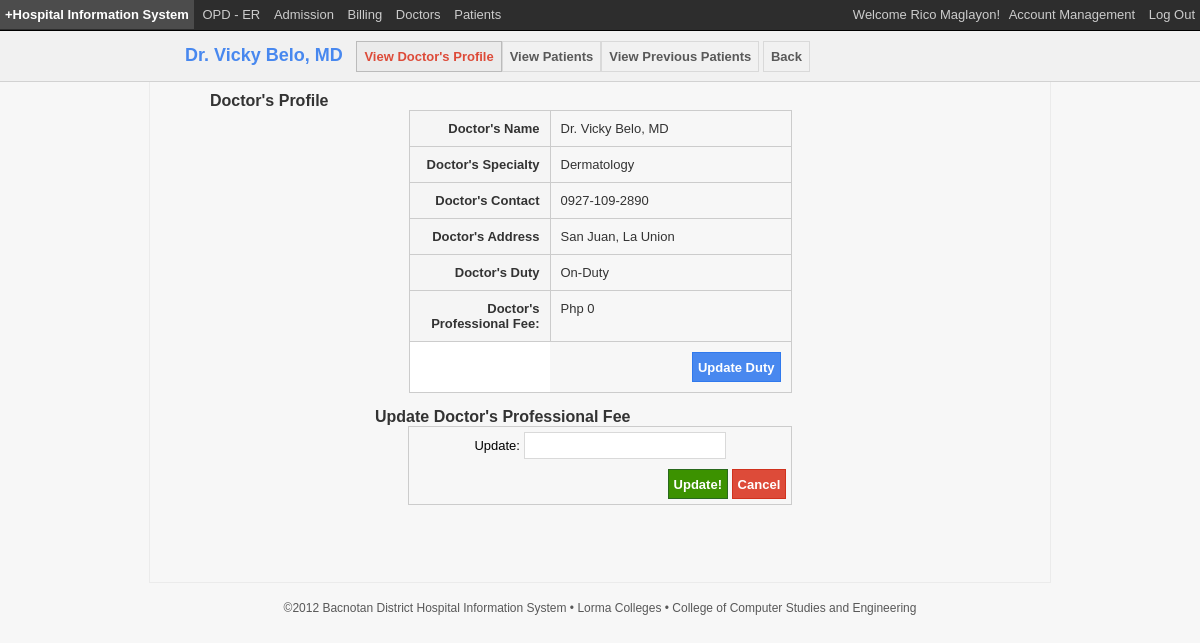
The app's page /viewdoctorprofile.php?did=2 (signed in) with its own data.
### tables this page shows
CREATE TABLE IF NOT EXISTS `tblusers` (
  `uid` int(11) NOT NULL AUTO_INCREMENT,
  `firstname` varchar(30) NOT NULL,
  `lastname` varchar(30) NOT NULL,
  `username` varchar(30) NOT NULL,
  `password` varchar(40) NOT NULL,
  `department` varchar(20) NOT NULL,
  `dateregistered` datetime NOT NULL,
  `lastlogin` datetime NOT NULL,
  PRIMARY KEY (`uid`)
);

CREATE TABLE IF NOT EXISTS `tbldoctors` (
  `did` int(11) NOT NULL AUTO_INCREMENT,
  `firstname` varchar(30) NOT NULL,
  `middlename` varchar(30) NOT NULL,
  `lastname` varchar(30) NOT NULL,
  `title` varchar(10) NOT NULL,
  `specialization` varchar(15) NOT NULL,
  `position` varchar(20) NOT NULL,
  `address` varchar(100) NOT NULL,
  `contact` varchar(15) NOT NULL,
  `duty` varchar(10) NOT NULL,
  `professionalfee` int(11) NOT NULL,
  `dateleave` date NOT NULL,
  `dateregistered` datetime NOT NULL,
  PRIMARY KEY (`did`)
);

### functions/user.func.php (called while the page is built, shortened)
<?php
function logged_in(){
	return isset($_SESSION['securedid']);
}
function getUserInfo($uid){
	$uid = (int)$uid;
	$info = array();
	$query = mysql_query("SELECT * FROM tblusers WHERE uid = '$uid' LIMIT 1");
	while ($row = mysql_fetch_assoc($query)){
		$info[] = array(
					'firstname' => $row['firstname'],
					'lastname' => $row['lastname'],
					'username' => $row['username'],
					'priviledge' => $row['department'],
					'dateregistered' => $row['dateregistered'],
					'lastlogin' => $row['lastlogin']
				);
	}
	return $info;
}
?>

### functions/verification.func.php (called while the page is built, shortened)
<?php
function checkPriviledgeBilling($uid){
	$uid = (int)$uid;
	$query = mysql_query("SELECT COUNT('uid') FROM tblusers WHERE uid = $uid AND department='Billing'");
	return (mysql_result($query, 0) == 1) ? true : false;
}
function checkPriviledgePatientCare($uid){
	$uid = (int)$uid;
	$query = mysql_query("SELECT COUNT('uid') FROM tblusers WHERE uid = $uid AND department='Patient Care'");
	return (mysql_result($query, 0) == 1) ? true : false;
}
?>

### functions/doctor.func.php (called while the page is built, shortened)
<?php
function getDocProf($did){
	$did = (int)$did;
	$drProf = array();
	$drquery = mysql_query("SELECT * FROM tbldoctors WHERE did='$did' LIMIT 1");
	while ($row = mysql_fetch_assoc($drquery)){
		$drProf[] = array(
					'did' => $row['did'],
					'firstname' => $row['firstname'],
					'middlename' => $row['middlename'],
					'lastname' => $row['lastname'],
					'title' => $row['title'],
					'specialization' => $row['specialization'],
					'position' => $row['position'],
					'professionalfee' => $row['professionalfee'],
					'contact' => $row['contact'],
					'address' => $row['address'],
					'duty' => $row['duty']
				);
	}
	return $drProf;
}
?>

### viewdoctorprofile.php (the view, shortened to what this page needs)
<?php
include 'init.php';
$did = $_GET["did"];
$drProf = getDocProf($did);
foreach ($drProf as $dp){
	$firstname = $dp["firstname"];
	$lastname = $dp["lastname"]	;
	$title = $dp["title"];
	$specialty = $dp["specialization"];
	$contact = $dp["contact"];
	$address = $dp["address"];
	$duty = $dp["duty"];
	$professionalfee = $dp["professionalfee"];
}
?>
<!DOCTYPE HTML>
<head>
    <link href="css/styleMain.css" rel="stylesheet" type="text/css">
    <link href="css/styleDocProf.css" rel="stylesheet" type="text/css">
</head>
<body>
	<div id="pageContent">
    	<div id="header"><?php include 'templates/header.php'?></div>
        <div id="menuholder"><?php include 'menuholder/docpagemenu.php'?></div>
        <div id="mainContent" class="clearfix">
        <?php
		$page_dir = 'drprof';
		if (!empty($_GET['tab'])){
			$pages = scandir($page_dir, 0);
			unset($pages[0], $pages[1]);
			$p = $_GET['tab'];
			if(in_array($p.'.inc.php',$pages)){
				include ($page_dir.'/'.$p.'.inc.php');
			}else{
				header("Location: pagenotfound.php");
				exit();
			}
		}else{
			include ($page_dir.'/docprof.inc.php');
		}
		?>
        </div>
        <div id="footer"><?php include 'templates/footer.php'?></div>
    </div>
</body>
</html>

### templates/header.php
<span class="leftMenu">
	<a href="index.php" id="headerTitle"><b>+Hospital Information System</b></a>
<?php if (logged_in()){ ?>
    <a href="opd-er.php">OPD - ER</a>
    <a href="admission.php">Admission</a>
	<?php if(checkPriviledgePatientCare($_SESSION["uid"])===false){?>
    <a href="billing.php">Billing</a>
    <a href="doctors.php">Doctors</a>
	<?php } ?>
	<a href="patients.php">Patients</a>
<?php }?>
</span>
<?php
if (logged_in()){
	$fl = getUserInfo($_SESSION["uid"]);
	foreach ($fl as $r){
		$ufirstname = $r["firstname"];
		$ulastname = $r["lastname"];
	}
?>
<span class="rightMenu">
	Welcome <?php echo $ufirstname;?> <?php echo $ulastname;?>!
	<a href="accountmgmt.php">Account Management</a>
	<a href="logout.php">Log Out</a>
</span>
<?php }?>

### menuholder/docpagemenu.php
<div id="menu">
<span class="titleMenu">Dr. <?php echo $firstname;?> <?php echo $lastname;?>, <?php echo $title;?></span>
<?php
	if (!empty($_GET['tab'])){
		$selected = $_GET["tab"];
		if ($selected == "docprof"){
?>
<a href="?tab=docprof&did=<?php echo $did;?>" class="selected" title="View Doctor's Profile">View Doctor's Profile</a><a href="?tab=viewdocpt&did=<?php echo $did;?>" class="menu" title="View Patients">View Patients</a><a href="?tab=prevdocpt&did=<?php echo $did;?>" class="menu" title="View Patients">View Previous Patients</a>
<a href="doctors.php" class="menu" title="Back">Back</a>
<?php
		}
		if ($selected == "viewdocpt"){
?>
<a href="?tab=docprof&did=<?php echo $did;?>" class="menu" title="View Doctor's Profile">View Doctor's Profile</a><a href="?tab=viewdocpt&did=<?php echo $did;?>" class="selected" title="View Patients">View Patients</a><a href="?tab=prevdocpt&did=<?php echo $did;?>" class="menu" title="View Patients">View Previous Patients</a>
<a href="doctors.php" class="menu" title="Back">Back</a>
<?php
		}
		if ($selected == "prevdocpt"){
?>
<a href="?tab=docprof&did=<?php echo $did;?>" class="menu" title="View Doctor's Profile">View Doctor's Profile</a><a href="?tab=viewdocpt&did=<?php echo $did;?>" class="menu" title="View Patients">View Patients</a><a href="?tab=prevdocpt&did=<?php echo $did;?>" class="selected" title="View Patients">View Previous Patients</a>
<a href="doctors.php" class="menu" title="Back">Back</a>
<?php
		}
	}else{
?>
<a href="?tab=docprof&did=<?php echo $did;?>" class="selected" title="View Doctor's Profile">View Doctor's Profile</a><a href="?tab=viewdocpt&did=<?php echo $did;?>" class="menu" title="View Patients">View Patients</a><a href="?tab=prevdocpt&did=<?php echo $did;?>" class="menu" title="View Patients">View Previous Patients</a>
<a href="doctors.php" class="menu" title="Back">Back</a>
<?php
	}
?>
</div>

### drprof/docprof.inc.php (shortened to what this page needs)
<div id="drProfHolder">
	<span class="pageTitle">Doctor's Profile</span>
    <div id="profHolder">
		<div id="rowProf">
			<div id="leftField">Doctor's Name</div>
			<div id="rightField">Dr. <?php echo $firstname;?> <?php echo $lastname;?>, <?php echo $title;?></div>
		</div>
		<div id="rowProf">
			<div id="leftField">Doctor's Specialty</div>
			<div id="rightField"><?php echo $specialty;?></div>
		</div>
		<div id="rowProf">
			<div id="leftField">Doctor's Contact</div>
			<div id="rightField"><?php echo $contact;?></div>
		</div>
		<div id="rowProf">
			<div id="leftField">Doctor's Address</div>
			<div id="rightField"><?php echo $address;?></div>
		</div>
		<div id="rowProf">
			<div id="leftField">Doctor's Duty</div>
			<div id="rightField"><?php echo $duty;?></div>
		</div>
		<div id="rowProf">
			<div id="leftField" style="border-bottom: 1px solid #ccc;">Doctor's Professional Fee:</div>
			<div id="rightField" style="border-bottom: 1px solid #ccc;">Php <?php echo $professionalfee;?></div>
		</div>
		<?php if(checkPriviledgeBilling($_SESSION['uid'])===false){?>
		<div id="rowProf">
			<div id="leftField" style="border-bottom: 1px solid #ccc; border-right: none; background-color: #fff; border-top:none;">&nbsp;</div>
			<div id="rightField" style="border-bottom: 1px solid #ccc; border-left: none; text-align: right; border-top:none;">
				<input type="button" id="dutyUp" name="dutyUp" value="Update Duty" class="bluebutton"/>
			</div>
		</div>
		<?php } ?>
	</div>
	<br/>
	<div id="profForm">
	<span class="pageTitle">Update Doctor's Professional Fee</span><br/>
		<form id="prof-form">
				<div class="updateField">
					Update:
					<input type="text" name="proffee" id="proffee" class="selectDuty"/>
				</div>
				<div class="updateField" style="text-align: right;">
					<input type="submit" id="upProfFee" name="upProfFee" value="Update!" class="greenbutton"/>
					<input type="button" id="cancelDuty" name="cancelDuty" value="Cancel" class="redbutton"/>
				</div>
		</form>
	</div>
</div>

### css/styleMain.css (style rules this page uses)
* { margin: 0; padding: 0; }
html, body { background:#f7f7f7;-moz-border-radius:3px;-webkit-border-radius:3px;border-radius:3px;background-image:-moz-linear-gradient(top,#ffffff 0,#f1f1f1 100%);background-image:-ms-linear-gradient(top,#ffffff 0,#f1f1f1 100%);background-image:-o-linear-gradient(top,#ffffff 0,#f1f1f1 100%);background-repeat:repeat-y; min-height: 650px; }
#header { font-family: Arial,sans-serif; font-size: 13px; color: #ccc; background-color: #2d2d2d; width: 100%; height: 30px ; line-height: 30px; position: fixed; z-index: 1000; top: 0px; border-bottom: 1px solid #000; }
#headerTitle { color: #fff; }
.leftMenu { float: left; text-align: left; }
.rightMenu { float: right; text-align: right; }
.leftMenu a, .rightMenu a { display:inline-block; text-decoration: none; font-size: 13px; color:#cccccc; line-height:25px; padding: 2px 5px 2px 5px; }
#menuholder { font-family: Arial,sans-serif; font-size: 13px; color: #ccc; background-color: #f1f1f1; width: 100%; position: relative; margin-top: 30px; height: 50px; border-top: 1px solid #d2d2d2; border-bottom: 1px solid #d2d2d2;; }
.titleMenu { color: #4888ef; font-size: 18px; font-weight:bold; margin-right: 10px; }
#menu { width: 830px; margin: auto; margin-top: 10px; }
.menu { display:inline-block; text-decoration: none; font-weight: bold; font-size: 13px; color:#595959; line-height:25px; padding: 2px 7px 2px 7px; border: 1px solid #d9d9d9; }
.selected { display:inline-block; text-decoration: none; font-size: 13px; font-weight: bold; background-color: #ebebeb; color: #dd4b39; line-height:25px; padding: 2px 7px 2px 7px; border: 1px solid #bbbbbb; }
#mainContent { font-family: Arial,sans-serif; font-size: 13px; min-height: 500px; width: 900px; border: 1px solid #ebebeb; position: relative; border-top: none; margin-left: auto; margin-right: auto; }
.pageTitle { font-family: Arial,sans-serif; color: #333333; font-size: 16px; font-weight: bold; }
.greenbutton { font-family: Arial,sans-serif; font-size: 13px; background-color: #3c9200; height: 30px; border: 1px solid #29691d; color: #fff; font-weight: bold; padding: 2px 5px 2px 5px; cursor:pointer; }
.bluebutton { font-family: Arial,sans-serif; font-size: 13px; background-color: #4888ef; height: 30px; border: 1px solid #3079ed; color: #fff; font-weight: bold; padding: 2px 5px 2px 5px; cursor:pointer; }
.redbutton { font-family: Arial,sans-serif; font-size: 13px; background-color: #dd4b39; height: 30px; border: 1px solid #d0321e; color: #fff; font-weight: bold; padding: 2px 5px 2px 5px; cursor:pointer; }
#footer { font-family: Arial,sans-serif; width: 900px; margin-top: 15px; margin-left: auto; margin-right: auto; text-align: center; }
input[type="text"], input[type="select"] { font-family: Arial,san-serif; size: 13px; color: #333; }
.clearfix:after { content: "."; display: block; height: 0; clear: both; visibility: hidden; }
.clearfix { display: inline-block; }
.clearfix { display: block; }

### css/styleDocProf.css (style rules this page uses)
#drProfHolder { margin: auto; width: 780px; padding: 10px 60px 10px 60px; }
#profHolder { display: table; margin: auto; }
#dutyForm, #profForm { width: 450px; margin-top: 30px; margin: auto; }
#upDutyForm, #prof-form { border: 1px solid #ccc; width: 85%; margin: auto; }
#rowProf { display: table-row; }
#leftField, #rightField { font-family: Arial,sans-serif; display: table-cell; font-size: 13px; color: #333333; text-align: center; padding: 10px; border: 1px solid #ccc; border-collapse: collapse; border-bottom: none; }
#leftField { background-color: #f5f5f5; border-right: none; font-weight: bold; width: 120px; text-align: right; }
#rightField { width: 220px; text-align: left; }
.selectDuty { width: 200px; height: 25px; border: 1px solid #d9d9d9; }
.updateField { padding: 5px; text-align: center; }

### records on screen
tblusers: firstname "Rico", lastname "Maglayon"
tbldoctors: firstname "Vicky", lastname "Belo", title "MD", specialization "Dermatology", contact "0927-109-2890", address "San Juan, La Union", duty "On-Duty", professionalfee "0"
